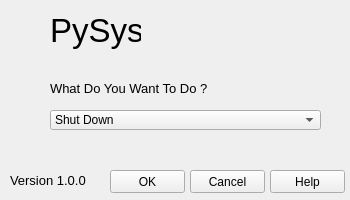
<?xml version="1.0" encoding="UTF-8"?>
<ui version="4.0">
 <class>MainWindow</class>
 <widget class="QMainWindow" name="MainWindow">
  <property name="geometry">
   <rect>
    <x>0</x>
    <y>0</y>
    <width>350</width>
    <height>200</height>
   </rect>
  </property>
  <property name="minimumSize">
   <size>
    <width>350</width>
    <height>200</height>
   </size>
  </property>
  <property name="maximumSize">
   <size>
    <width>350</width>
    <height>200</height>
   </size>
  </property>
  <property name="windowTitle">
   <string>PySys</string>
  </property>
  <property name="windowIcon">
   <iconset>
    <normaloff>icon.ico</normaloff>icon.ico</iconset>
  </property>
  <widget class="QWidget" name="centralwidget">
   <widget class="QPushButton" name="help">
    <property name="geometry">
     <rect>
      <x>270</x>
      <y>170</y>
      <width>75</width>
      <height>23</height>
     </rect>
    </property>
    <property name="text">
     <string>Help</string>
    </property>
   </widget>
   <widget class="QPushButton" name="cancel">
    <property name="geometry">
     <rect>
      <x>190</x>
      <y>170</y>
      <width>75</width>
      <height>23</height>
     </rect>
    </property>
    <property name="text">
     <string>Cancel</string>
    </property>
   </widget>
   <widget class="QPushButton" name="ok">
    <property name="geometry">
     <rect>
      <x>110</x>
      <y>170</y>
      <width>75</width>
      <height>23</height>
     </rect>
    </property>
    <property name="text">
     <string>OK</string>
    </property>
   </widget>
   <widget class="QLabel" name="pysys">
    <property name="geometry">
     <rect>
      <x>50</x>
      <y>10</y>
      <width>91</width>
      <height>41</height>
     </rect>
    </property>
    <property name="font">
     <font>
      <pointsize>25</pointsize>
     </font>
    </property>
    <property name="text">
     <string>PySys</string>
    </property>
   </widget>
   <widget class="QLabel" name="version">
    <property name="geometry">
     <rect>
      <x>10</x>
      <y>170</y>
      <width>81</width>
      <height>21</height>
     </rect>
    </property>
    <property name="font">
     <font>
      <pointsize>10</pointsize>
     </font>
    </property>
    <property name="text">
     <string>Version 1.0.0</string>
    </property>
   </widget>
   <widget class="QComboBox" name="Options">
    <property name="geometry">
     <rect>
      <x>50</x>
      <y>110</y>
      <width>271</width>
      <height>20</height>
     </rect>
    </property>
    <item>
     <property name="text">
      <string>Shut Down</string>
     </property>
    </item>
    <item>
     <property name="text">
      <string>Restart</string>
     </property>
    </item>
    <item>
     <property name="text">
      <string>Sleep</string>
     </property>
    </item>
   </widget>
   <widget class="QLabel" name="ask">
    <property name="geometry">
     <rect>
      <x>50</x>
      <y>80</y>
      <width>161</width>
      <height>16</height>
     </rect>
    </property>
    <property name="font">
     <font>
      <pointsize>10</pointsize>
     </font>
    </property>
    <property name="text">
     <string>What Do You Want To Do ?</string>
    </property>
   </widget>
   <widget class="QLabel" name="leftimage">
    <property name="geometry">
     <rect>
      <x>0</x>
      <y>90</y>
      <width>51</width>
      <height>41</height>
     </rect>
    </property>
    <property name="text">
     <string/>
    </property>
    <property name="pixmap">
     <pixmap>left-image.png</pixmap>
    </property>
   </widget>
   <widget class="QLabel" name="topimage">
    <property name="geometry">
     <rect>
      <x>10</x>
      <y>10</y>
      <width>41</width>
      <height>51</height>
     </rect>
    </property>
    <property name="text">
     <string/>
    </property>
    <property name="pixmap">
     <pixmap>top-image.png</pixmap>
    </property>
   </widget>
  </widget>
 </widget>
 <resources/>
 <connections>
  <connection>
   <sender>cancel</sender>
   <signal>clicked()</signal>
   <receiver>MainWindow</receiver>
   <slot>close()</slot>
   <hints>
    <hint type="sourcelabel">
     <x>227</x>
     <y>181</y>
    </hint>
    <hint type="destinationlabel">
     <x>174</x>
     <y>99</y>
    </hint>
   </hints>
  </connection>
  <connection>
   <sender>ok</sender>
   <signal>clicked()</signal>
   <receiver>ok</receiver>
   <slot>deleteLater()</slot>
   <hints>
    <hint type="sourcelabel">
     <x>147</x>
     <y>181</y>
    </hint>
    <hint type="destinationlabel">
     <x>147</x>
     <y>181</y>
    </hint>
   </hints>
  </connection>
  <connection>
   <sender>help</sender>
   <signal>clicked()</signal>
   <receiver>help</receiver>
   <slot>click()</slot>
   <hints>
    <hint type="sourcelabel">
     <x>307</x>
     <y>181</y>
    </hint>
    <hint type="destinationlabel">
     <x>307</x>
     <y>181</y>
    </hint>
   </hints>
  </connection>
 </connections>
</ui>
